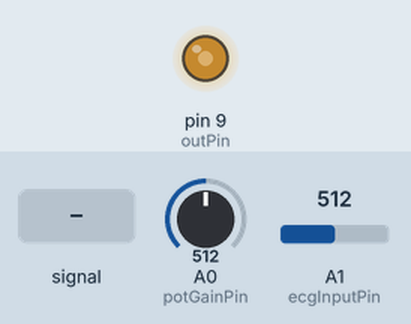
Recording of a sketch running on a simulated Arduino Uno, built with avr-gcc and run on an emulated ATmega328P. Parts: output pins drawn as LEDs (lit = HIGH). The test bench sets the inputs (shaded band); at power-on: A1 (ecgInputPin) = 512, A0 (potGainPin) = 512. What the sketch prints to the serial monitor is not drawn.

Above: at 1.2 s.
1.3 s: A1 (ecgInputPin) fed a 200 Hz sine of ±460 counts around its level
4.3 s: A1 (ecgInputPin) set to 306
5.8 s: A0 (potGainPin) set to 68
7.3 s: A0 (potGainPin) set to 60
At 8.5 s:
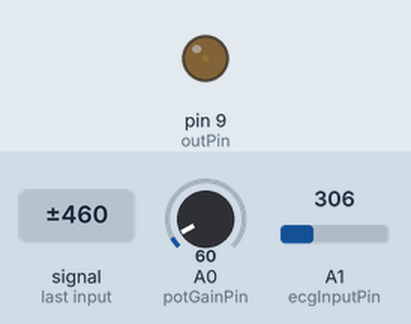
10.3 s: A1 (ecgInputPin) set to 122
At 11.0 s:
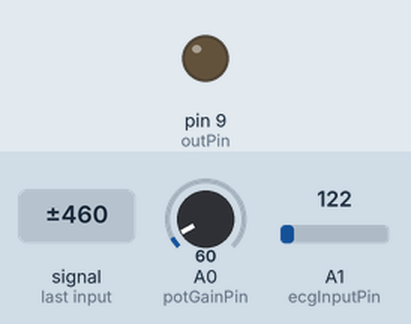
13.3 s: A1 (ecgInputPin) set to 1023
At 13.9 s:
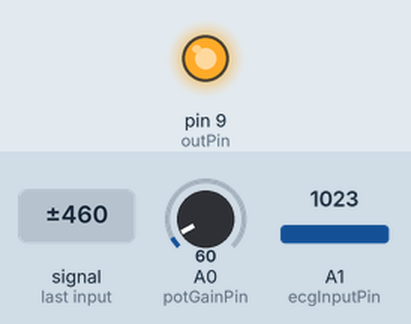
Timing chart, 0 to 16.3 s (numbered marks = the images above; inputs shaded):
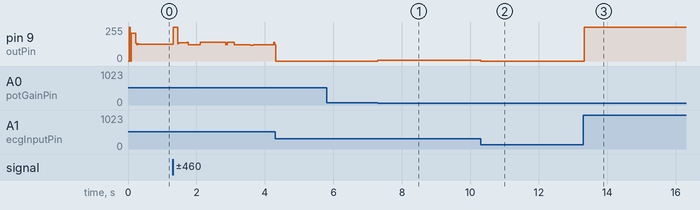

The sketch:

austin_pure_circuit_butterworth.ino
```cpp
// ===== INTEGRATED ECG SIGNAL PROCESSOR + 4TH ORDER BUTTERWORTH =====
// For AD620 + LM741 DIY Circuit
// Cutoff Frequency: 40Hz | Sampling Rate: 500Hz

// --- 4th Order Filter Variables ---
// We split the 4th order into two 2nd-order stages (Cascaded Biquads) for stability
float x1[3] = {0,0,0}, y1[3] = {0,0,0}; // Stage 1 buffers
float x2[3] = {0,0,0}, y2[3] = {0,0,0}; // Stage 2 buffers

// Coefficients for 40Hz Low-pass @ 500Hz Sampling
// Stage 1 coefficients
float b1[] = {0.0305, 0.0609, 0.0305};
float a1[] = {1.0000, -1.4800, 0.6019};
// Stage 2 coefficients
float b2[] = {0.0305, 0.0609, 0.0305};
float a2[] = {1.0000, -1.7249, 0.8468};

// --- Pin Definitions ---
const int ecgInputPin = A1;
const int potGainPin  = A0;
const int outPin      = 9;

void setup() {
  pinMode(ecgInputPin, INPUT);
  pinMode(potGainPin, INPUT);
  pinMode(outPin, OUTPUT);
  Serial.begin(115200);
}

void loop() {
  // 1. Read Raw Sensor
  int rawValue = analogRead(ecgInputPin);

  // 2. 4th Order Butterworth Implementation (Cascaded Biquad)

  // --- Stage 1 ---
  x1[0] = (float)rawValue;
  y1[0] = b1[0]*x1[0] + b1[1]*x1[1] + b1[2]*x1[2] - a1[1]*y1[1] - a1[2]*y1[2];

  // --- Stage 2 (Input is the output of Stage 1) ---
  x2[0] = y1[0];
  y2[0] = b2[0]*x2[0] + b2[1]*x2[1] + b2[2]*x2[2] - a2[1]*y2[1] - a2[2]*y2[2];

  // Shift Buffers
  x1[2] = x1[1]; x1[1] = x1[0];
  y1[2] = y1[1]; y1[1] = y1[0];
  x2[2] = x2[1]; x2[1] = x2[0];
  y2[2] = y2[1]; y2[1] = y2[0];

  // 3. Digital Gain Control
  int potValue = analogRead(potGainPin);
  float centered = y2[0] - 512.0;
  float gain = map(potValue, 0, 1023, 10, 250) / 10.0;
  float scaledSignal = centered * gain;

  // 4. Re-center for Plotter
  float finalPlot = scaledSignal + 512.0;

  // 5. PWM Output
  int pwmOut = map((int)finalPlot, 0, 1023, 0, 255);
  analogWrite(outPin, constrain(pwmOut, 0, 255));

  // 6. Serial Output
  Serial.print("Raw:");
  Serial.print(rawValue);
  Serial.print(",");
  Serial.print("Butterworth_4th:");
  Serial.println(finalPlot);

  delay(2); // Critical 500Hz sampling
}
```

Measured:
- the behaviour switches between 64 and 63 on A0 (potGainPin) (found by bisection; images 0 and 1)
- after the input at 7.3 s, pin 9 (outPin): 0/255 → 4/255 at once
- after the input at 10.3 s, pin 9 (outPin): 4/255 → 0/255 at once
- after the input at 13.3 s, pin 9 (outPin): 0/255 → 255/255 at once
